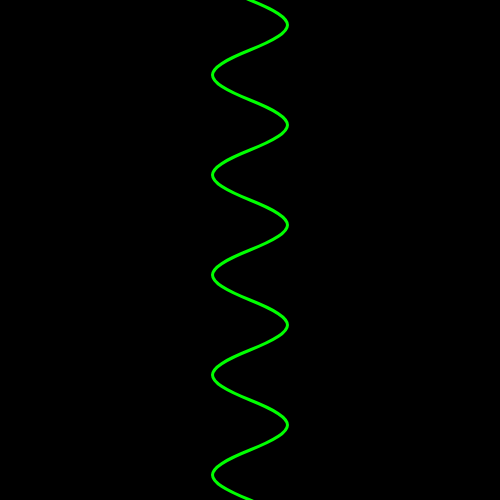
Frame 1 (no input)
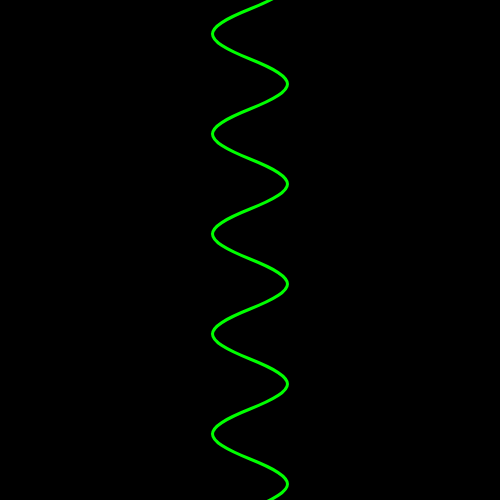
Frame 60 (no input)
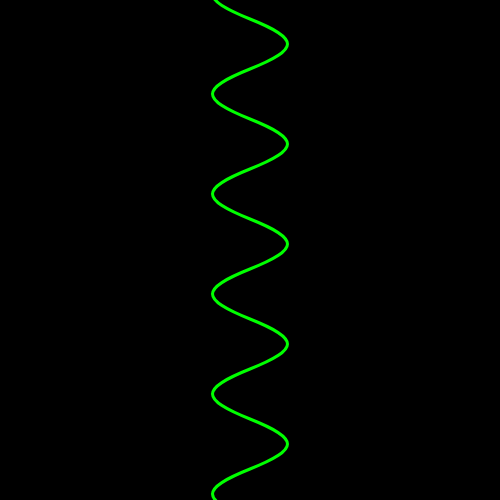
Frame 120 (the mouse pressed at the canvas centre since frame 60)

The p5.js sketch that drew these frames (run headless with seeded random() and noise() and a simulated clock; from frame 60 on, the mouse is pressed at the canvas centre):

// p5.js sketch
// ── sketch.js
// Reference:
//      https://p5js.org/reference/#/p5/vertex
gx = 0;
gy = 0;
vx = 1;
vy = 1.5;
rad = 50;
deltaRad = 0.1;

startY = -100;

function setup() {
    createCanvas(500, 500);
}


function drawOneBezier() {
    stroke('white');
    strokeWeight(3);

    noFill();
    beginShape();
    vertex(50, 50); // starting 
    vertex(100, 100); // starting 
    vertex(50, 150); // starting 
    //bezierVertex(mouseX, mouseY, mouseX, mouseY, 90, 80);    // 1st control, 2nd control, anchor 
    endShape();


    beginShape();
    vertex(250, 50); // starting 
    bezierVertex(300, 100, 300, 100, 250, 150);
    endShape();

    endShape();
}

function drawMoreBezier() {
    stroke('white');
    strokeWeight(3);

    noFill();
    beginShape();
    vertex(50, 50); // starting 
    vertex(100, 100); // starting 
    vertex(50, 150); // starting 
    vertex(100, 200); // starting 
    //bezierVertex(mouseX, mouseY, mouseX, mouseY, 90, 80);    // 1st control, 2nd control, anchor 
    endShape();


    beginShape();
    vertex(250, 50); // starting 
    bezierVertex(300, 100, 300, 100, 250, 150);
    bezierVertex(300, 200, 300, 200, 250, 250);
    endShape();

    
}

function drawSmoothBezier() {
    stroke('white');
    strokeWeight(3);

    noFill();
    beginShape();
    vertex(250, 50); // starting 
    vertex(250, 100); // starting 
    vertex(250, 150); // starting 
    vertex(250, 150); // starting 
    //vertex(100, 200); // starting 
    //bezierVertex(mouseX, mouseY, mouseX, mouseY, 90, 80);    // 1st control, 2nd control, anchor 
    endShape();

    // beginShape();
    // vertex(250, 50); // starting 
    // bezierVertex(300, 100, 300, 100, 250, 150);
    // bezierVertex(300, 200, 300, 200, 250, 250);
    // endShape();

    stroke('green');
    beginShape();
    vertex(250, 50); // starting 
    bezierVertex(300, 60, 300, 80, 250, 100); // starting 
    bezierVertex(200, 120, 200, 140, 250, 150); // starting 
    //bezierVertex(50, 150); // starting 
    //vertex(100, 200); // starting 
    //bezierVertex(mouseX, mouseY, mouseX, mouseY, 90, 80);    // 1st control, 2nd control, anchor 
    endShape();


    //endShape();
}


function drawLoopBezier() {
    stroke('white');
    strokeWeight(3);

    noFill();
    
    var start = 0;
    var end = 500;
    var step = 50;

    stroke('#0f0');
    beginShape();
    var y = start;
    vertex(250, y); // starting 
    while(y<=end) {
        
        bezierVertex(300, y+step*0.4, 300, y+step*0.6, 250, y+step);
        y+=step;

        bezierVertex(200, y+step*0.4, 200, y+step*0.6, 250, y+step);
        y+=step;
    }

    
    // vertex(250, 50); // starting 
    // bezierVertex(300, 60, 300, 80, 250, 100); // starting 
    // bezierVertex(200, 120, 200, 140, 250, 150); // starting 
    // //bezierVertex(50, 150); // starting 
    // //vertex(100, 200); // starting 
    // //bezierVertex(mouseX, mouseY, mouseX, mouseY, 90, 80);    // 1st control, 2nd control, anchor 
    endShape();


    //endShape();
}


function drawRunningBezier() {
    stroke('white');
    strokeWeight(3);

    noFill();
    
    var start = startY;
    var end = 600;
    var step = 50;

    stroke('#0f0');
    beginShape();
    var y = start;
    vertex(250, y); // starting 
    while(y<=end) {
        
        bezierVertex(300, y+step*0.4, 300, y+step*0.6, 250, y+step);
        y+=step;

        bezierVertex(200, y+step*0.4, 200, y+step*0.6, 250, y+step);
        y+=step;
    }

    startY++;
    if(startY >= 0) {
        startY = -100;
    }
    
    // vertex(250, 50); // starting 
    // bezierVertex(300, 60, 300, 80, 250, 100); // starting 
    // bezierVertex(200, 120, 200, 140, 250, 150); // starting 
    // //bezierVertex(50, 150); // starting 
    // //vertex(100, 200); // starting 
    // //bezierVertex(mouseX, mouseY, mouseX, mouseY, 90, 80);    // 1st control, 2nd control, anchor 
    endShape();


    //endShape();
}



function draw() {
    background(0);

    
    //drawOneBezier();
    //drawMoreBezier();
    //drawSmoothBezier();
    //drawLoopBezier();
    drawRunningBezier();
}
